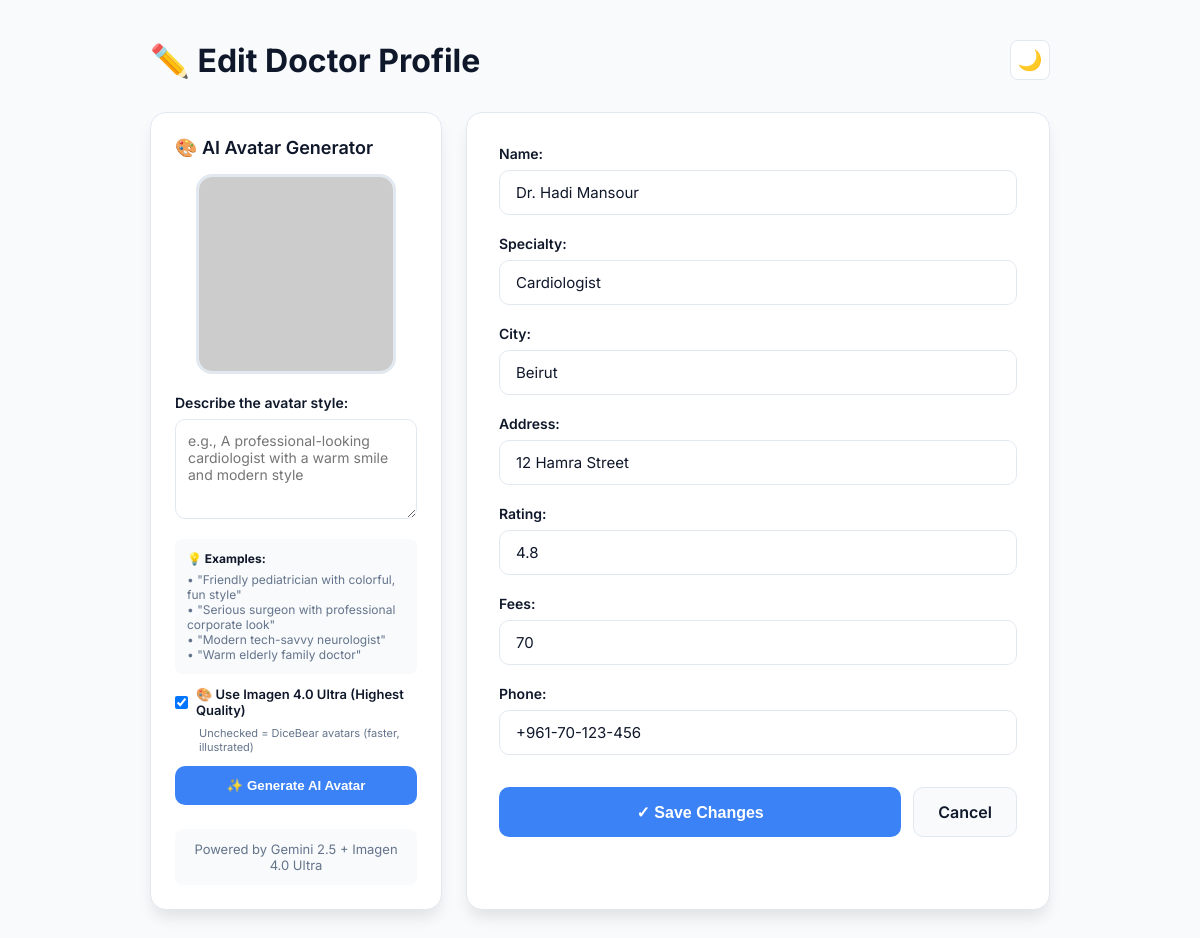
The page /update/63/ on the database its author committed.
### myapp1/models.py (models this page shows)
class Contact(models.Model):
    full_name = models.CharField(max_length=100)
    specialty = models.CharField(max_length=100)
    city = models.CharField(max_length=100)
    address = models.CharField(max_length=200)
    rating = models.FloatField(null=True, blank=True)
    fees = models.IntegerField(null=True, blank=True)
    phone = models.CharField(max_length=40)

### myapp1/views.py (the view)
# urls.py: path('update/<int:id>/', update_contact, name='update_contact'),
def update_contact(request, id):
    contact = Contact.objects.get(id=id)
    if not hasattr(contact, 'avatar_url') or not contact.avatar_url:
        contact.avatar_url = get_random_profile_image()
    if request.method == 'POST':
        form = CreateContactForm(request.POST)
        if form.is_valid():
            for field, value in form.cleaned_data.items():
                setattr(contact, field, value)
            contact.save()
            return HttpResponseRedirect('/')
    else:
        form = CreateContactForm(initial={
            'full_name': contact.full_name,
            'specialty': contact.specialty,
            'city': contact.city,
            'address': contact.address,
            'rating': contact.rating,
            'fees': contact.fees,
            'phone': contact.phone,
        })
    return render(request, 'myapp1/update_contact.html', {
        'form': form,
        'id': id,
        'contact': contact,
        'current_avatar': getattr(contact, 'avatar_url', get_random_profile_image())
    })

### myapp1/form.py
class CreateContactForm(forms.Form):
    full_name = forms.CharField(label="Name")
    specialty = forms.CharField(label="Specialty")
    city = forms.CharField(label="City")
    address = forms.CharField(label="Address")
    rating = forms.FloatField(required=False)
    fees = forms.IntegerField(required=False)
    phone = forms.CharField(label="Phone")

### myapp1/views.py (called while the page is built)
def get_random_profile_image():
    num = random.randint(1, 100)
    return f"https://ui-avatars.com/api/?name=Dr+{num}&size=128&background=random&bold=true"

### templates/myapp1/update_contact.html (shortened to what this page needs)
<!DOCTYPE html>
<html lang="en">
<head>
</head>
<body>
    <div class="container">
        <div class="header">
            <h1>✏️ Edit Doctor Profile</h1>
            <button class="theme-toggle" onclick="toggleTheme()">🌙</button>
        </div>
        <div class="content-grid">
            <div class="avatar-section">
                <h3 class="avatar-title">🎨 AI Avatar Generator</h3>
                <div class="avatar-preview">
                    <img id="avatarImage" src="{{ current_avatar }}" alt="Doctor Avatar">
                </div>
                <div class="description-box">
                    <label for="avatarDescription">Describe the avatar style:</label>
                    <textarea
                        id="avatarDescription"
                        placeholder="e.g., A professional-looking cardiologist with a warm smile and modern style"
                    ></textarea>
                </div>
                <div class="avatar-examples">
                    <strong>💡 Examples:</strong>
                    • "Friendly pediatrician with colorful, fun style"<br>
                    • "Serious surgeon with professional corporate look"<br>
                    • "Modern tech-savvy neurologist"<br>
                    • "Warm elderly family doctor"
                </div>
                <div class="generation-method" style="margin-bottom: 12px;">
                    <label style="display: flex; align-items: center; gap: 8px; font-size: 13px;">
                        <input type="checkbox" id="useImagen" checked style="width: auto;">
                        <span>🎨 Use Imagen 4.0 Ultra (Highest Quality)</span>
                    </label>
                    <div style="font-size: 11px; color: var(--text-secondary); margin-left: 24px;">
                        Unchecked = DiceBear avatars (faster, illustrated)
                    </div>
                </div>
                <button class="generate-btn" onclick="generateAvatar()" id="generateBtn">
                    ✨ Generate AI Avatar
                </button>
                <div class="avatar-info" id="avatarInfo">
                    Powered by Gemini 2.5 + Imagen 4.0 Ultra
                </div>
            </div>
            <div class="form-card">
                <form method="post" id="doctorForm">
                    {{ form.as_p }}
                    <div class="actions">
                        <button type="submit">✓ Save Changes</button>
                        <a href="/" class="back-btn">Cancel</a>
                    </div>
                </form>
            </div>
        </div>
    </div>
</body>
</html>

### templates/myapp1/update_contact.html (style rules this page uses)
:root { --bg-primary: #ffffff; --bg-secondary: #f8fafc; --bg-card: #ffffff; --text-primary: #0f172a; --text-secondary: #64748b; --border-color: #e2e8f0; --accent-primary: #3b82f6; --accent-hover: #2563eb; --shadow-sm: 0 1px 2px 0 rgb(0 0 0 / 0.05); --shadow-md: 0 4px 6px -1px rgb(0 0 0 / 0.1); --shadow-lg: 0 10px 15px -3px rgb(0 0 0 / 0.1); }
* { margin: 0; padding: 0; box-sizing: border-box; }
body { font-family: 'Inter', sans-serif; background: var(--bg-secondary); color: var(--text-primary); min-height: 100vh; padding: 40px 20px; transition: background-color 0.3s ease; }
.container { max-width: 900px; margin: 0 auto; animation: fadeIn 0.5s ease; }
.header { display: flex; justify-content: space-between; align-items: center; margin-bottom: 32px; }
h1 { font-size: 32px; font-weight: 700; }
.theme-toggle { width: 40px; height: 40px; border-radius: 8px; border: 1px solid var(--border-color); background: var(--bg-card); cursor: pointer; display: flex; align-items: center; justify-content: center; font-size: 20px; transition: all 0.2s; }
.content-grid { display: grid; grid-template-columns: 1fr 2fr; gap: 24px; animation: slideUp 0.5s ease 0.1s both; }
.avatar-section { background: var(--bg-card); border: 1px solid var(--border-color); border-radius: 16px; padding: 24px; box-shadow: var(--shadow-lg); height: fit-content; }
.avatar-title { font-size: 18px; font-weight: 600; margin-bottom: 16px; }
.avatar-preview { width: 200px; height: 200px; margin: 0 auto 20px; border-radius: 16px; border: 3px solid var(--border-color); overflow: hidden; animation: zoomIn 0.5s ease 0.2s both; position: relative; }
.avatar-preview img { width: 100%; height: 100%; object-fit: cover; }
.description-box { margin-bottom: 16px; }
.description-box label { display: block; font-weight: 600; margin-bottom: 8px; font-size: 14px; }
.description-box textarea { width: 100%; padding: 12px; border: 1px solid var(--border-color); border-radius: 10px; font-size: 14px; font-family: inherit; background: var(--bg-primary); color: var(--text-primary); resize: vertical; min-height: 100px; transition: all 0.2s; }
.avatar-examples { font-size: 12px; color: var(--text-secondary); margin-bottom: 12px; padding: 12px; background: var(--bg-secondary); border-radius: 8px; }
.avatar-examples strong { display: block; margin-bottom: 6px; color: var(--text-primary); }
.generate-btn { width: 100%; padding: 12px; background: var(--accent-primary); color: white; border: none; border-radius: 10px; font-weight: 600; cursor: pointer; transition: all 0.2s; margin-bottom: 12px; }
.avatar-info { font-size: 13px; color: var(--text-secondary); text-align: center; padding: 12px; background: var(--bg-secondary); border-radius: 8px; margin-top: 12px; }
.form-card { background: var(--bg-card); border: 1px solid var(--border-color); border-radius: 16px; padding: 32px; box-shadow: var(--shadow-lg); }
form p { margin-bottom: 20px; }
form > p { animation: fadeInField 0.5s ease both; }
form > p:nth-of-type(1) { animation-delay: 0.3s; }
form > p:nth-of-type(2) { animation-delay: 0.4s; }
form > p:nth-of-type(3) { animation-delay: 0.5s; }
form > p:nth-of-type(4) { animation-delay: 0.6s; }
form > p:nth-of-type(5) { animation-delay: 0.7s; }
form > p:nth-of-type(6) { animation-delay: 0.8s; }
form > p:nth-of-type(7) { animation-delay: 0.9s; }
label { display: block; font-weight: 600; margin-bottom: 8px; font-size: 14px; color: var(--text-primary); }
input { width: 100%; padding: 12px 16px; border: 1px solid var(--border-color); border-radius: 10px; font-size: 15px; font-family: inherit; background: var(--bg-primary); color: var(--text-primary); transition: all 0.2s; }
.actions { display: flex; gap: 12px; margin-top: 32px; animation: fadeIn 0.5s ease 1.1s both; }
button[type="submit"] { flex: 1; padding: 14px 24px; background: var(--accent-primary); color: white; border: none; border-radius: 10px; font-weight: 600; font-size: 16px; cursor: pointer; transition: all 0.2s; }
.back-btn { padding: 14px 24px; background: var(--bg-secondary); color: var(--text-primary); border: 1px solid var(--border-color); border-radius: 10px; text-decoration: none; font-weight: 600; font-size: 16px; text-align: center; transition: all 0.2s; display: block; }

### rows shown on the page
Contact: full_name "Dr. Hadi Mansour", specialty "Cardiologist", city "Beirut", address "12 Hamra Street", rating "4.8", fees "70", phone "+961-70-123-456"
